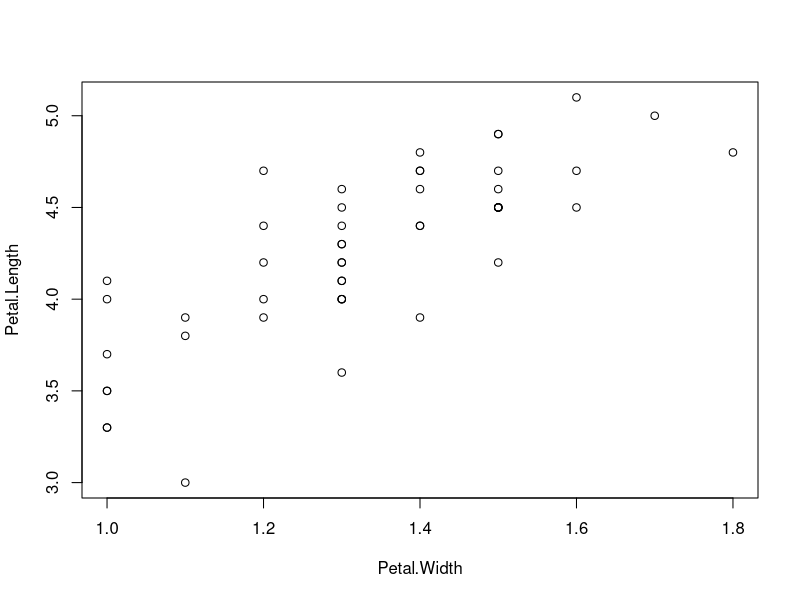
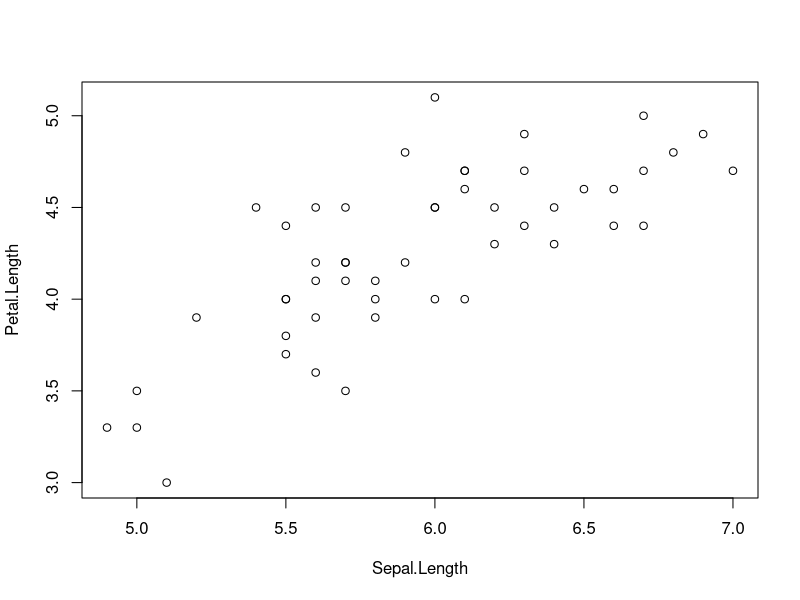
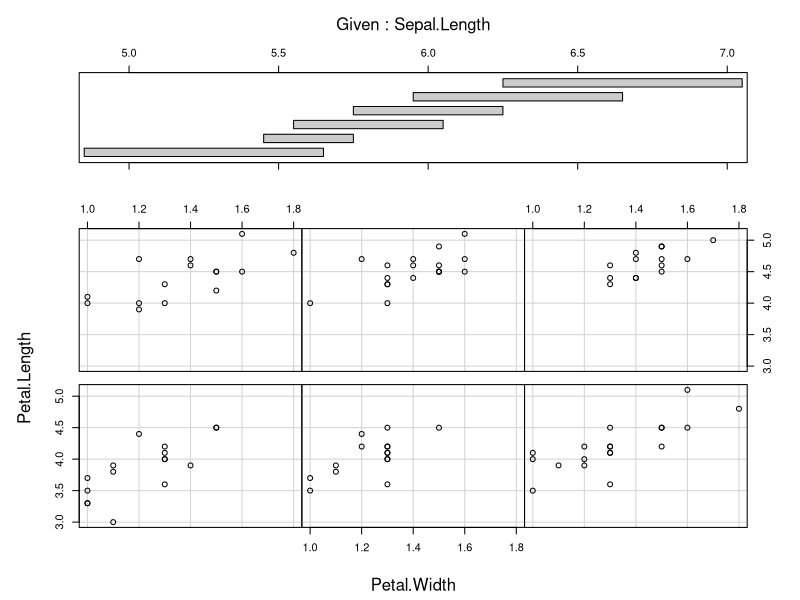
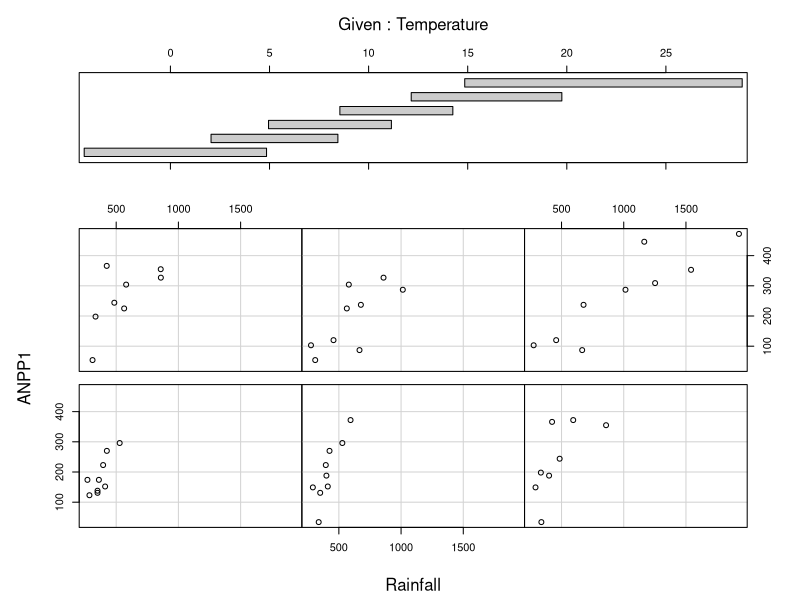
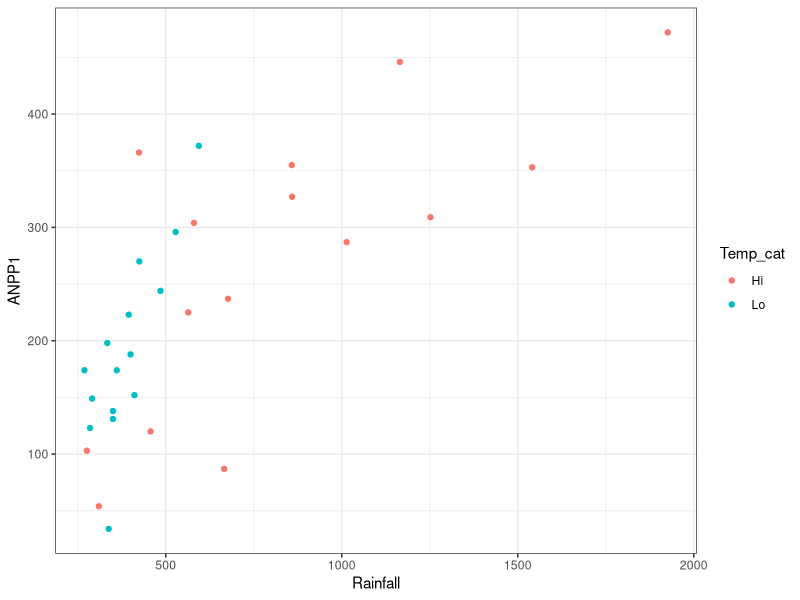
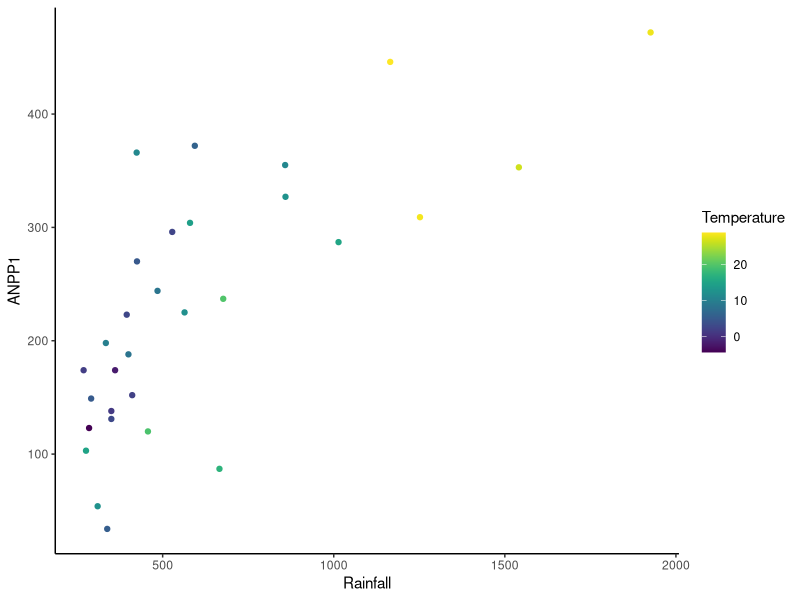
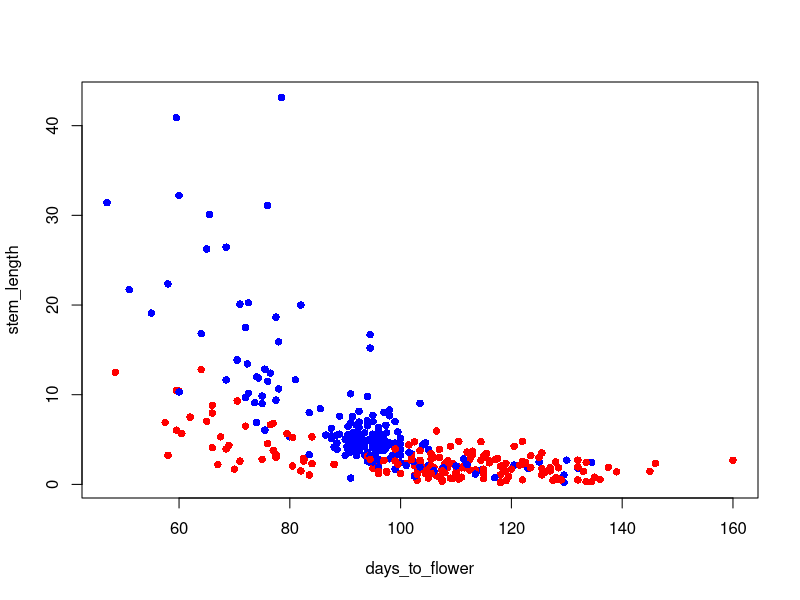
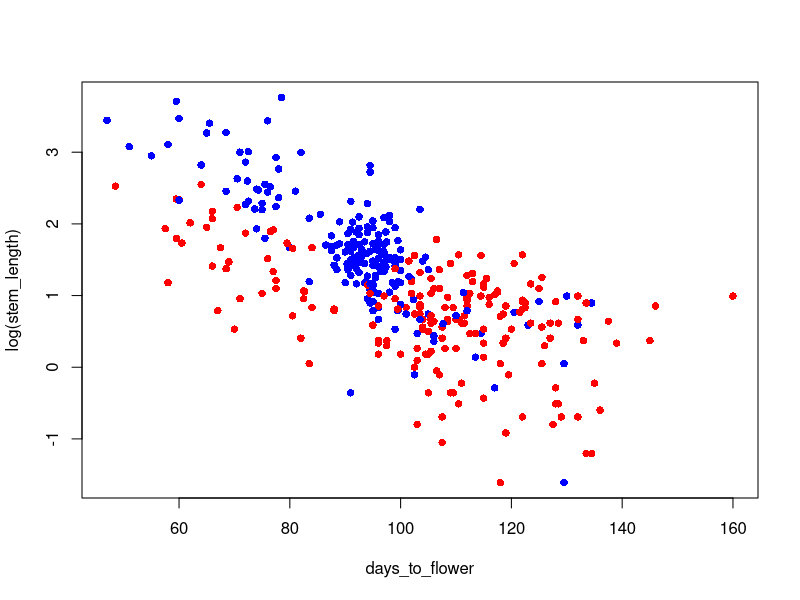

Generate these figures, in order, with R: (Note: this script raises an error after producing the figures.)
# Script for Class 2 
# PLS 298 -- Applied Statistical Modeling -- F2019

#### Setup ####

library(dplyr)
library(lattice)
library(lme4)
library(arm)
library(ggplot2)
library(viridis)

#### PART 1: Multiple regression ####

## Why might we want or need to include multiple variables in a model?

# a) Include another variable to explain more variation (when no interaction between variables but both are explanatory). 
# Example:
# Predicting the length of petals of Iris versicolor from other morphological measurements 

# In this case, excluding the additional relevant variable results in "underfit". 

plot(Petal.Length~Petal.Width, iris, subset=iris$Species=="versicolor")
plot(Petal.Length~Sepal.Length, iris, subset=iris$Species=="versicolor")

# Here's a useful plot similar to xyplot that plots the relationship between 2 data columns conditioned on a third. 
coplot(Petal.Length~Petal.Width|Sepal.Length, iris[iris$Species=="versicolor",])
# the relationship between petal.length and petal.width, conditional on the sepal.length. The horizontal bars on top graph (sepal length) from lowest to highest each correspond to a subplot below from low left to top right.

# Does the model get better when we add another explanatory variable? 
summary(lm(Petal.Length~Petal.Width, iris, subset=iris$Species=="versicolor"))
summary(lm(Petal.Length~Petal.Width + Sepal.Length, iris, subset=iris$Species=="versicolor"))


# b) Include another variable beacuse the association between the response and the explanatory variables depends on level of other variables.

# When people write that an analysis "controlled for" other variables, they often simply mean that other variables were included in the analysis. They didn't control those other variables in the experimental sense. Instead, the claim is that the analysis is able to account for dependence in the relationship between the response and the explanatory variable of interest. 

# Example:
# Predicting ANPP from rainfall from the grassland data from last class. We might expect the relationship between productivity and rainfall to depend on temperature. We can explore this graphically, and include temperature as a covariate in a regression.

ANPP <- read.csv("Grassland_NPP_31_site_summary.csv", na.strings = "-9999")
# Let's drop the extreme high value for now
ANPP <- filter(ANPP, ANPP1 < 1000)

# Graphical display
coplot(ANPP1~Rainfall|Temperature, ANPP)
# Regression with rainfall alone
summary(lm(ANPP1~Rainfall, ANPP))
# Adding temperature as a covariate
summary(lm(ANPP1~Rainfall*Temperature, ANPP))
        
# Does the effect of rainfall seem to be stronger or weaker when we incorporate temperature into the model? What's the interpretation of the regression coefficients in this second model? 
# cooler temperatures require less rain to increase NPP (because NPP starts at low levels), but at higher temperatures more rain is required to increase NPP because there is more evaporative demand

# We can also look at this interaction by splitting the data into "high" and "low" temperature locations.
# Maybe the easiest way is to manually create a categorical variable first, then use it to differentiate high and low temperature sites in the plot
ANPP$Temp_cat <- ifelse(ANPP$Temperature>10, "Hi", "Lo") 
ggplot(ANPP, aes(x=Rainfall, y=ANPP1)) + geom_point(aes(color=Temp_cat)) + theme_bw()

# Note this could also be done using temperature as a continuous variable 
ggplot(ANPP, aes(x=Rainfall, y=ANPP1)) + geom_point(aes(color=Temperature)) + scale_color_viridis() + theme_classic()


#### PART 2: Regression fitting, diagnostics, interpretation ####

# When you have a continuous and a categorical variable, the requirement to sample across the whole range equates to balance.

# As we'll see, models with random effects are more robust to imbalance, but there's no way around needing to have a big enough sample size that is well stratified enough to learn about each level of a factor. 

# (Note here is another reason you might choose to use a random effect -- you can have low sample size in some groups/categories, you just won't learn much about that particular one but you can still generalize across them). 

d <- read.table("Erodium_data_for_class2.csv", sep=",", header=T)

# Data set explanation: 
# These data are from a greenhouse experiment in which widespread invasive plant Erodium cicutarium was planted in high and low-water treatments. This exercise explores the effect of plant phenology (how soon they flower) and watering treatment on plant size (stem length).
# -- treatment (1/0) = low-water treatment (1) or high-water treatment (0)
# -- stem_length = length of longest stem on each plant in cm
# -- days_to_flower = time from planting to flowering in days

# We can initially look at the effect of days to flower and treatment on plant size 

colors = ifelse(d$treatment == "low_water", "red", "blue") 
plot(stem_length~days_to_flower, d, pch=16, col=colors)

# Relationships look pretty non-linear. What if we log-transform the response variable? 
plot(log(stem_length)~days_to_flower, d, pch=16, col=colors)

m1 <- lm(log(stem_length)~days_to_flower*treatment, d)
summary(m1)

# Or you might prefer the display() function in Gelman & Hill's arm library which is much cleaner:
display(m1)

# Here's a quick way to check two assumptions of the normal linear model:
par(mfrow=c(2, 1), mar=rep(3,4), mgp=c(2,1,0))
plot(m1, which=1:2)
# Note: If you want to see an example of what these plots look like when these assumptions are badly violated, try refitting the model on non-log-transformed stem length and the repeating this plot. 

# But also note: per Gelman and Hill, these are really not terribly important assumptions and mild violations are no big deal! They don't even recommend looking at normal quantile plots of residuals. Residuals can however be useful to look at because they can reveal other things, such as weird outliers, nonlinearity, and grouping structure (i.e. non-independence) in the data. Much more on this later in the course.


#### Interpreting regression model parameters  ####

# How would you interpret the intercept and the effect of treatment in this model? # the intercept doesn't tell you very much except a ballpark estimate of where you'd expect the trend to be - obviously it can't take 0 days to flower
# the effect of treatment tells you that low water delays flowering, and limits stem length.

# Does this give an interpretation that makes practical sense? If not, what can we do? 
# This makes sense.

# One reason to center the explanatory variables on the mean is to make the effects more interpretable. 
d.center <- d
d.center$days_to_flower <- d$days_to_flower - mean(d$days_to_flower, na.rm=T)
# Or we can do the same think using a function from dplyr: 
# d.center <- mutate(d, days_to_flower = scale(days_to_flower, center=TRUE, scale=FALSE))

# Then we can repeat the same regression and compare. 
m2 <- lm(log(stem_length)~days_to_flower*treatment, d.center)
display(m1)
display(m2)
dev.off()
plot(log(stem_length)~days_to_flower, d.center, pch=16, col=colors)

# Which coefficients change? Now what do the intercept and treament effects mean? 
# the coefficients illustrate a deviation away from the mean value; a negative value means that the treatment effect (low water) decreases the days to flower relative to the mean

# Q how would you compare the sizes of the effect of treatment and days to flower? # treatment has a larger effect on stem length than days to flower

# G&H recommend centering all variables, and dividing continuous variables by 2x their standard deviation. This makes the effects of continuous variables more comparable to those of 1/0 categorical variables. 
# See G&H pp56-57.

# It is, however, much more common practice to just divide by one standard deviation (rather than 2), and is what people usually mean when they say the data were centered and scaled. It doesn't matter much, because either procedure puts the explanatory variables on the same scale, which is good for computation, and puts regression coefficients on a similar footing for comparison.

d.scaled <- d.center 
d.scaled$days_to_flower <- d.center$days_to_flower/(2*sd(d.center$days_to_flower))
# d.scaled <- mutate(d, days_to_flower = scale(days_to_flower, center=TRUE, scale=TRUE))

m3 <- lm(log(stem_length)~days_to_flower*treatment, d.scaled)
display(m3)

#~~~~~~~~~~~~~~~~~~~~~~~~~~~~~~~~~~~~~~~~~~~~~~~~~~~~~~~~~~~#
#### Pause here for class discussion ####
# Please let the instructor know you have reached this point! 
#~~~~~~~~~~~~~~~~~~~~~~~~~~~~~~~~~~~~~~~~~~~~~~~~~~~~~~~~~~~#


#### PART 3: How can you tell if a model is good, or good enough?  ####

# a) Single-number summaries. 
# R^2 and other measures of fit or prediction 

# b) Fit 
# Plot fitted values vs observed.

# It can be helpful to plot the data with fitted lines. 

plot(log(stem_length)~days_to_flower, data=d.scaled, pch=16, col=colors)
betas <- coef(m3) # this extracts the coefficients from the linear model
abline(betas[1], betas[2], col="blue") # regression line for treatment=0
abline(betas[1]+betas[3], betas[2]+betas[4], col="red") # regression line for treatment=1


# Plotting the regression line plus confidence intervals.
# Keeping it simple, let's use just one explanatory variable.

m4 <- lm(log(stem_length)~days_to_flower, d.scaled)

# set the range of the explanatory variable to use for displaying the predictions
x.pred <- seq(min(d.scaled$days_to_flower)*1.1, max(d.scaled$days_to_flower)*1.1, by=0.05) # generates a sequence of values going just outside the range of observed x values

# The function predict() lets us predict the response variable from various levels of the explanatory variable. 
erodium.pred <- predict(m4, data.frame(days_to_flower=x.pred), se.fit=TRUE, interval="prediction") 
# Make predictions into a table for easier plotting 
erodium_pred_out <- data.frame(x.pred = x.pred, fit = erodium.pred$fit[,1], lwr = erodium.pred$fit[,2], upr = erodium.pred$fit[,3])
 
# We can also get intervals around that prediction. We can get "predictive" interval, or a "confidence" interval (see below). 
plot(fit ~ x.pred, erodium_pred_out, type="l", ylim=c(-3, 4), ylab="log(Stem Length mm)", xlab="Days to flower")
lines(lwr~x.pred, erodium_pred_out, lty=2)
lines(upr~x.pred, erodium_pred_out, lty=2)
# plot the data on top of the fit
points(log(stem_length)~days_to_flower, d.scaled)

# Are there more points than you'd expect outside the 95% prediction interval? 

# For comparison, here is a plot showing the confidence interval around the regression line:
erodium.pred <- predict(m4, data.frame(days_to_flower=x.pred), se.fit=TRUE, interval="confidence")  
erodium_pred_out <- data.frame(x.pred = x.pred, fit = erodium.pred$fit[,1], lwr = erodium.pred$fit[,2], upr = erodium.pred$fit[,3])
plot(fit ~ x.pred, erodium_pred_out, type="l", ylim=c(-3, 4), ylab="log(Stem Length mm)", xlab="Days to flower")
lines(lwr~x.pred, erodium_pred_out, lty=2)
lines(upr~x.pred, erodium_pred_out, lty=2)
# plot the data on top of the fit
points(log(stem_length)~days_to_flower, d.scaled)

# Why are the confidence intervals for the regression line narrower than the confidence intervals for the model predictions? 
# Not really sure about this point

# Having done all that, a quicker way to plot confidence intervals is to use ggplot's statistical fit methods: 
ggplot(d.scaled, aes(x=days_to_flower, y=log(stem_length))) + geom_point() + stat_smooth(method=lm)


#### Simulating replicate data ####

# Can you simulate replicate data using the model? Remember what the regression model actually is, as a probability distribution, and what the parameters of that probability distribution are. 

# Hint 1: Note a short-cut is to use the function sim() in the arm library to generate random values of the fitted regression coefficients. You can then use this information to produce replicate simulated data sets. 

# Hint 2: the function rnorm(n, mean, sd) generates n random normally distributed data points with mean = "mean" and standard deviation "sd".  

# Comment: the function simulate() is what you'd probably ACTUALLY use to do this, but for now, try doing it "by hand" using sim() and rnorm()

m4.sim = sim(m4)
coef.m4.sim = coef(m4.sim)
sigma.m4.sim = sigma.hat(m4.sim)
quantile(sigma.hat(m4.sim))

plot(d$days_to_flower, log(d$stem_length))
points(rnorm(100, mean = coef.m4.sim, sd = sigma.m4.sim), col = "red")

hist(d$days_to_flower)

x = rnorm(100, mean = coef.m4.sim, sd = sigma.m4.sim)
hist(x, probability=TRUE)
xx <- seq(min(x), max(x), length=100)
lines(xx,dnorm(xx, mean=coef.m4.sim, sd=sigma.m4.sim))
